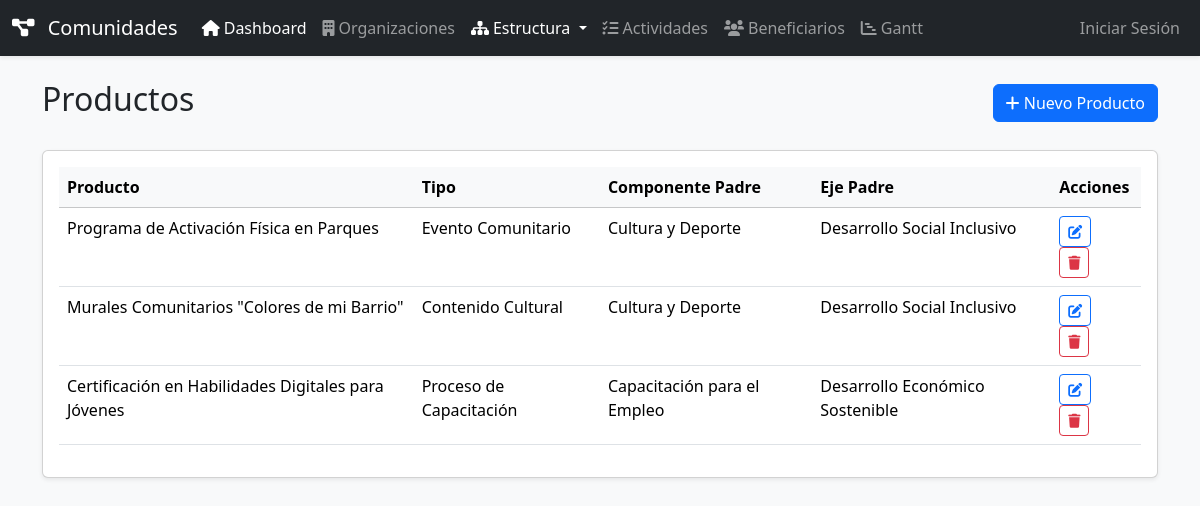
The app's page /productos/index.php with its own data.
### tables this page shows
CREATE TABLE productos (
    id INT AUTO_INCREMENT PRIMARY KEY,
    componente_id INT NOT NULL,
    tipo_producto VARCHAR(100),
    nombre VARCHAR(255) NOT NULL,
    descripcion TEXT,
    created_at TIMESTAMP DEFAULT CURRENT_TIMESTAMP,
    updated_at TIMESTAMP DEFAULT CURRENT_TIMESTAMP ON UPDATE CURRENT_TIMESTAMP,
    FOREIGN KEY (componente_id) REFERENCES componentes(id) ON DELETE CASCADE
);

CREATE TABLE componentes (
    id INT AUTO_INCREMENT PRIMARY KEY,
    eje_id INT NOT NULL,
    nombre VARCHAR(255) NOT NULL,
    descripcion TEXT,
    FOREIGN KEY (eje_id) REFERENCES ejes(id) ON DELETE CASCADE
);

CREATE TABLE ejes (
    id INT AUTO_INCREMENT PRIMARY KEY,
    nombre VARCHAR(255) NOT NULL,
    descripcion TEXT
);

### productos/index.php (the view, shortened to what this page needs)
<?php
require_once '../includes/config.php';
$sql = "SELECT p.id, p.nombre, p.tipo_producto, c.nombre AS componente_nombre, e.nombre AS eje_nombre
        FROM productos p
        JOIN componentes c ON p.componente_id = c.id
        JOIN ejes e ON c.eje_id = e.id
        ORDER BY e.id, c.id, p.id";
try {
    $productos = $pdo->query($sql)->fetchAll();
} catch (PDOException $e) {
    die("Error al obtener los productos: " . $e->getMessage());
}
include '../includes/header.php';
?>
<div class="d-flex justify-content-between align-items-center mb-4">
    <h1 class="h2">Productos</h1>
    <a href="create.php" class="btn btn-primary">
        <i class="fas fa-plus mr-1"></i> Nuevo Producto
    </a>
</div>
<div class="card shadow-sm">
    <div class="card-body">
        <table class="table table-hover">
            <thead class="table-light">
                <tr>
                    <th scope="col">Producto</th>
                    <th scope="col">Tipo</th>
                    <th scope="col">Componente Padre</th>
                    <th scope="col">Eje Padre</th>
                    <th scope="col">Acciones</th>
                </tr>
            </thead>
            <tbody>
                <?php if (empty($productos)): ?>
                    <tr>
                        <td colspan="5" class="text-center">No hay productos registrados.</td>
                    </tr>
                <?php else: ?>
                    <?php foreach ($productos as $producto): ?>
                    <tr>
                        <td><?= htmlspecialchars($producto['nombre']) ?></td>
                        <td><?= htmlspecialchars($producto['tipo_producto']) ?></td>
                        <td><?= htmlspecialchars($producto['componente_nombre']) ?></td>
                        <td><?= htmlspecialchars($producto['eje_nombre']) ?></td>
                        <td>
                            <a href="edit.php?id=<?= $producto['id'] ?>" class="btn btn-sm btn-outline-primary me-2" title="Editar">
                                <i class="fas fa-edit"></i>
                            </a>
                            <a href="delete.php?id=<?= $producto['id'] ?>" class="btn btn-sm btn-outline-danger" title="Eliminar" onclick="return confirm('¿Estás seguro?')">
                                <i class="fas fa-trash"></i>
                            </a>
                        </td>
                    </tr>
                    <?php endforeach; ?>
                <?php endif; ?>
            </tbody>
        </table>
    </div>
</div>
<?php include '../includes/footer.php'; ?>

### records on screen
productos: nombre "Programa de Activación Física en Parques", tipo_producto "Evento Comunitario", componente.nombre "Cultura y Deporte", ejes.nombre "Desarrollo Social Inclusivo"
productos: nombre "Murales Comunitarios \"Colores de mi Barrio\"", tipo_producto "Contenido Cultural", componente.nombre "Cultura y Deporte", ejes.nombre "Desarrollo Social Inclusivo"
productos: nombre "Certificación en Habilidades Digitales para Jóvenes", tipo_producto "Proceso de Capacitación", componente.nombre "Capacitación para el Empleo", ejes.nombre "Desarrollo Económico Sostenible"
